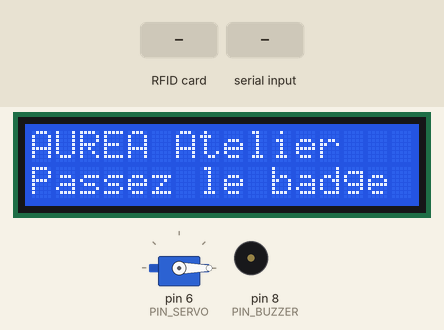
Bench run of a sketch on a simulated Arduino Uno, built with avr-gcc and run on an emulated ATmega328P. Shown: servo, 16×2 character LCD, buzzer (waves = sounding). Inputs (shaded band) come from the test bench. What the sketch prints to the serial monitor is not drawn.

Above: at 1.3 s.
1.4 s: RFID card 04 A1 B2 C3 held to the reader
At 2.5 s:
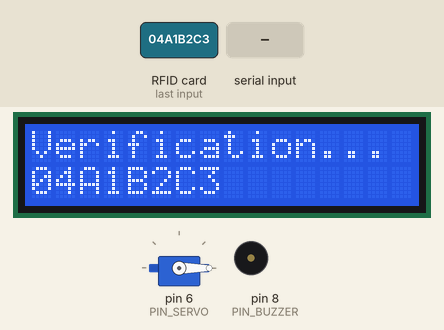
2.9 s: "IN\n" received over Serial
At 4.2 s:
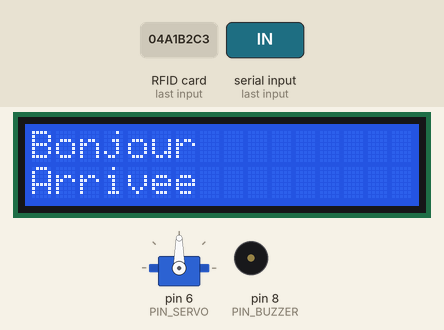
4.5 s: RFID card 04 D4 E5 F6 held to the reader
At 7.1 s:
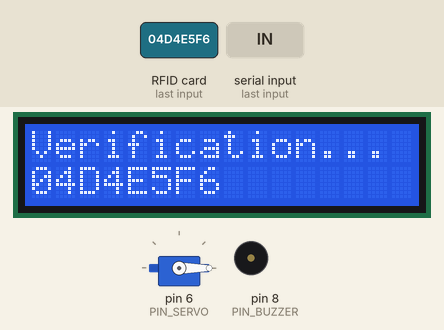
7.4 s: "OUT\n" received over Serial
At 7.8 s:
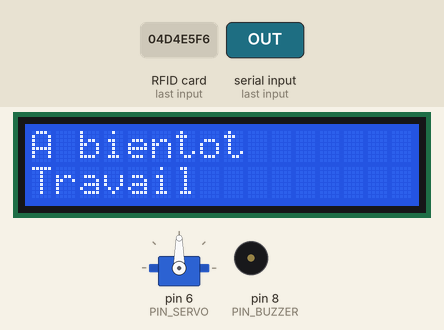
9.0 s: RFID card 0B AD BA D0 held to the reader
At 11.6 s:
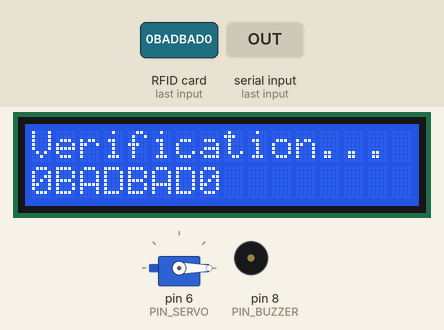
11.9 s: "WAIT\n" received over Serial
At 12.3 s:
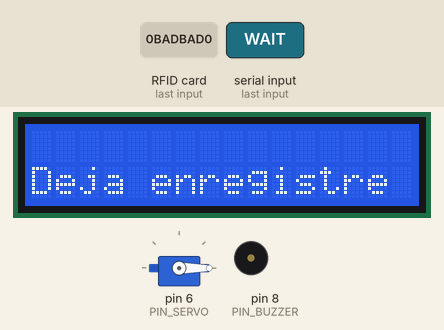
Timing chart, 0 to 14.9 s (numbered marks = the images above; inputs shaded):
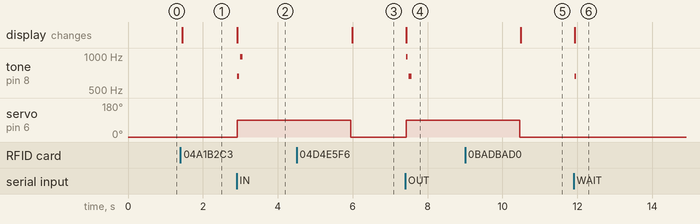

Measured:
- after the input at 1.4 s, the display: changes after 0.05 s (image 1)
- after the input at 2.9 s, tone on pin 8 (PIN_BUZZER): silent → 659 Hz at once, → silent 0.05 s later, → 988 Hz 0.03 s later, → silent 0.07 s later; servo on pin 6 (PIN_SERVO): 0° → 90° at once; the display: changes at once (image 2)
- after the input at 4.5 s, the display: changes after 1.5 s (image 3)
- after the input at 7.4 s, tone on pin 8 (PIN_BUZZER): silent → 988 Hz at once, → silent 0.05 s later, → 659 Hz 0.03 s later, → silent 0.07 s later; servo on pin 6 (PIN_SERVO): 0° → 90° at once; the display: changes at once (image 4)
- after the input at 9.0 s, the display: changes after 1.5 s (image 5)
- after the input at 11.9 s, the display: changes at once (image 6)

The sketch:

pointage_badge.ino
```cpp
#define SIMULATION 0

#include <Wire.h>
#include <LiquidCrystal_I2C.h>
#include <Servo.h>
#if !SIMULATION
#include <SPI.h>
#include <MFRC522.h>
#endif

const byte PIN_SS = 10;
const byte PIN_RST = 9;
const byte PIN_BUZZER = 8;
const byte PIN_SERVO = 6;
const byte PIN_BOUTONS[3] = {2, 3, 4};
const char *BADGES_SIMULES[3] = {"04A1B2C3", "04D4E5F6", "0BADBAD0"};

const unsigned long DELAI_REPONSE = 3000;
const unsigned long DUREE_MESSAGE = 3000;
const int PORTE_FERMEE = 0;
const int PORTE_OUVERTE = 90;

class Note {
public:
    unsigned int frequence;
    unsigned int duree;
    unsigned int suivante;
};

const Note SON_ARRIVEE[] = {{659, 45, 75}, {988, 70, 0}};
const Note SON_DEPART[] = {{988, 45, 75}, {659, 70, 0}};
const Note SON_REFUS[] = {{330, 60, 110}, {330, 80, 0}};
const Note SON_DEJA[] = {{659, 45, 0}};

LiquidCrystal_I2C lcd(0x27, 16, 2);
Servo porte;
#if !SIMULATION
MFRC522 lecteur(PIN_SS, PIN_RST);
#else
bool etatPrecedent[3] = {false, false, false};
#endif

char ligne[48];
byte longueur = 0;
bool attente = false;
bool messageAffiche = false;
bool porteOuverte = false;
unsigned long debutAttente = 0;
unsigned long debutMessage = 0;
const Note *melodie = NULL;
byte notesRestantes = 0;
unsigned long prochaineNote = 0;

void afficher(const char *haut, const char *bas)
{
    lcd.clear();
    lcd.setCursor(0, 0);
    lcd.print(haut);
    lcd.setCursor(0, 1);
    lcd.print(bas);
}

void accueil()
{
    afficher("AUREA Atelier", "Passez le badge");
    messageAffiche = false;
}

void fermer()
{
    if (!porteOuverte) {
        return;
    }
    porte.write(PORTE_FERMEE);
    porteOuverte = false;
}

void ouvrir()
{
    porte.write(PORTE_OUVERTE);
    porteOuverte = true;
}

void message(const char *haut, const char *bas)
{
    afficher(haut, bas);
    messageAffiche = true;
    debutMessage = millis();
}

void jouer(const Note *notes, byte nombre)
{
    melodie = notes;
    notesRestantes = nombre;
    prochaineNote = millis();
}

void jouerNotes()
{
    if (notesRestantes == 0 || (long)(millis() - prochaineNote) < 0) {
        return;
    }
    tone(PIN_BUZZER, melodie->frequence, melodie->duree);
    prochaineNote = millis() + melodie->suivante;
    melodie++;
    notesRestantes--;
}

void refuser(const char *haut, const char *bas)
{
    fermer();
    jouer(SON_REFUS, 2);
    message(haut, bas);
}

void traiter(char *texte)
{
    char *type = strtok(texte, ";");
    char *nom = strtok(NULL, ";");
    char *info = strtok(NULL, ";");
    if (type == NULL || !attente) {
        return;
    }
    char haut[17];
    char bas[17];
    if (strcmp(type, "IN") == 0) {
        snprintf(haut, sizeof(haut), "Bonjour %s", nom ? nom : "");
        snprintf(bas, sizeof(bas), "Arrivee %s", info ? info : "");
        jouer(SON_ARRIVEE, 2);
        ouvrir();
        message(haut, bas);
    } else if (strcmp(type, "OUT") == 0) {
        snprintf(haut, sizeof(haut), "A bientot %s", nom ? nom : "");
        snprintf(bas, sizeof(bas), "Travail %s", info ? info : "");
        jouer(SON_DEPART, 2);
        ouvrir();
        message(haut, bas);
    } else if (strcmp(type, "WAIT") == 0) {
        snprintf(haut, sizeof(haut), "%s", nom ? nom : "");
        jouer(SON_DEJA, 1);
        message(haut, "Deja enregistre");
    } else if (strcmp(type, "NO") == 0) {
        snprintf(bas, sizeof(bas), "%s", nom ? nom : "");
        refuser("Acces refuse", bas);
    } else if (strcmp(type, "ERR") == 0) {
        refuser("Base de donnees", "indisponible");
    } else {
        return;
    }
    attente = false;
}

void envoyer(const char *uid)
{
    Serial.print("BADGE:");
    Serial.println(uid);
    attente = true;
    debutAttente = millis();
    messageAffiche = false;
    afficher("Verification...", uid);
}

void lireOrdinateur()
{
    while (Serial.available() > 0) {
        char c = Serial.read();
        if (c == '\r') {
            continue;
        }
        if (c == '\n') {
            ligne[longueur] = '\0';
            if (longueur > 0) {
                traiter(ligne);
            }
            longueur = 0;
        } else if (longueur < sizeof(ligne) - 1) {
            ligne[longueur++] = c;
        }
    }
}

void lireBadge()
{
    if (attente || messageAffiche) {
        return;
    }
#if SIMULATION
    for (byte i = 0; i < 3; i++) {
        bool appuye = digitalRead(PIN_BOUTONS[i]) == LOW;
        if (appuye && !etatPrecedent[i]) {
            etatPrecedent[i] = true;
            envoyer(BADGES_SIMULES[i]);
            return;
        }
        etatPrecedent[i] = appuye;
    }
#else
    if (!lecteur.PICC_IsNewCardPresent() || !lecteur.PICC_ReadCardSerial()) {
        return;
    }
    char uid[21];
    byte n = 0;
    for (byte i = 0; i < lecteur.uid.size && n < 20; i++) {
        snprintf(uid + n, 3, "%02X", lecteur.uid.uidByte[i]);
        n += 2;
    }
    uid[n] = '\0';
    lecteur.PICC_HaltA();
    lecteur.PCD_StopCrypto1();
    envoyer(uid);
#endif
}

void setup()
{
    Serial.begin(9600);
    pinMode(PIN_BUZZER, OUTPUT);
    porte.attach(PIN_SERVO);
    porte.write(PORTE_FERMEE);
    lcd.init();
    lcd.backlight();
#if SIMULATION
    for (byte i = 0; i < 3; i++) {
        pinMode(PIN_BOUTONS[i], INPUT_PULLUP);
    }
#else
    SPI.begin();
    lecteur.PCD_Init();
#endif
    Serial.println("HELLO");
    accueil();
}

void loop()
{
    jouerNotes();
    lireOrdinateur();
    if (attente && millis() - debutAttente >= DELAI_REPONSE) {
        attente = false;
        refuser("PC non connecte", "Reessayez");
    }
    if (messageAffiche && millis() - debutMessage >= DUREE_MESSAGE) {
        fermer();
        accueil();
    }
    lireBadge();
}
```
